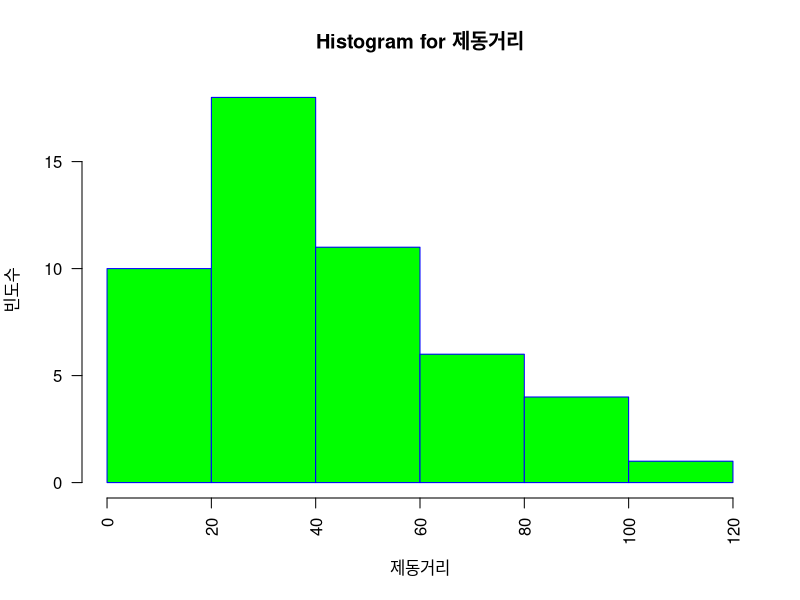

Reproduce this figure in R.
head(cars)

dist <- cars[,2] ## 자동차 제동거리

dist

hist(dist,     ## data
     main='Histogram for 제동거리', ## 제목
     xlab='제동거리', ## x축 레이블
     ylab='빈도수', ## y축 레이블
     border='blue', ## 막대 테두리색
     col='green', ## 막대 색
     las=2, ## x축 글씨 방향(0~3)
     breaks=5) ## 막대 개수 조절